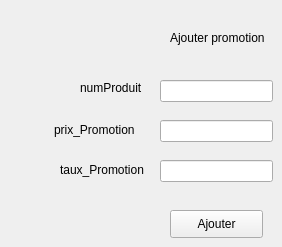
        <widget class="QWidget" name="tabPromo_2">
         <attribute name="title">
          <string>Ajouter</string>
         </attribute>
         <widget class="QLineEdit" name="prix_Promotion">
          <property name="geometry">
           <rect>
            <x>160</x>
            <y>120</y>
            <width>113</width>
            <height>22</height>
           </rect>
          </property>
         </widget>
         <widget class="QLineEdit" name="numProduit">
          <property name="geometry">
           <rect>
            <x>160</x>
            <y>80</y>
            <width>113</width>
            <height>22</height>
           </rect>
          </property>
         </widget>
         <widget class="QLineEdit" name="taux_Promotion">
          <property name="geometry">
           <rect>
            <x>160</x>
            <y>160</y>
            <width>113</width>
            <height>22</height>
           </rect>
          </property>
         </widget>
         <widget class="QLabel" name="label">
          <property name="geometry">
           <rect>
            <x>80</x>
            <y>80</y>
            <width>71</width>
            <height>16</height>
           </rect>
          </property>
          <property name="text">
           <string>numProduit</string>
          </property>
         </widget>
         <widget class="QLabel" name="label_2">
          <property name="geometry">
           <rect>
            <x>54</x>
            <y>120</y>
            <width>81</width>
            <height>20</height>
           </rect>
          </property>
          <property name="text">
           <string>prix_Promotion</string>
          </property>
         </widget>
         <widget class="QLabel" name="label_3">
          <property name="geometry">
           <rect>
            <x>60</x>
            <y>160</y>
            <width>91</width>
            <height>20</height>
           </rect>
          </property>
          <property name="text">
           <string>taux_Promotion</string>
          </property>
         </widget>
         <widget class="QLabel" name="label_5">
          <property name="geometry">
           <rect>
            <x>170</x>
            <y>30</y>
            <width>101</width>
            <height>16</height>
           </rect>
          </property>
          <property name="text">
           <string>Ajouter promotion</string>
          </property>
         </widget>
         <widget class="QPushButton" name="ajouterPromo">
          <property name="geometry">
           <rect>
            <x>170</x>
            <y>210</y>
            <width>93</width>
            <height>28</height>
           </rect>
          </property>
          <property name="text">
           <string>Ajouter</string>
          </property>
         </widget>
        </widget>
